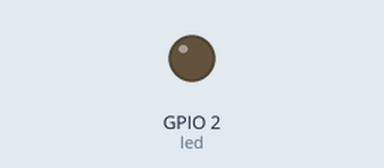
Bench run of a program on a simulated ESP32 board running MicroPython. On the bench: output pins drawn as LEDs (lit = HIGH). At 3.1 s the program stops and its outputs stay as they are.

Above: at 0.05 s.
At 0.65 s:
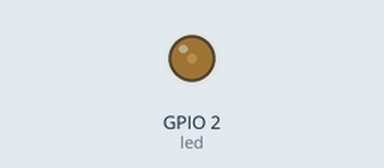
At 0.8 s:
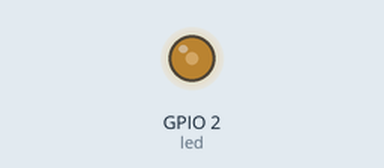
At 1.0 s:
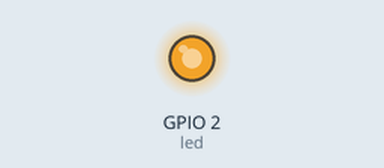
Timing chart, 0 to 3.0 s (numbered marks = the images above):
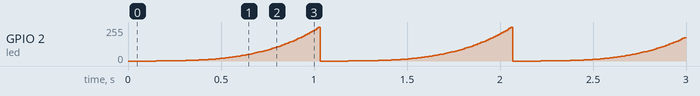

Measured:
- by itself, GPIO 2 (led): ramps from 0/255 to 252/255 and jumps back, once every 1.0 s

The program:

pwm-fonction-correction.py
```python
from time import sleep_ms
from machine import Pin, PWM

led = PWM(Pin(2, Pin.OUT), 500)      # initialise la freqence a 500 Hz

def correction(i, coef) :
    return int ((i / 1023) ** coef * 1023)

for boucle in range(3) :
    for i in range(0, 1023, 10) :
        led.duty(correction(i, 3.5)) # utilisation fonction correction
        sleep_ms(10)
led.deinit()
```
